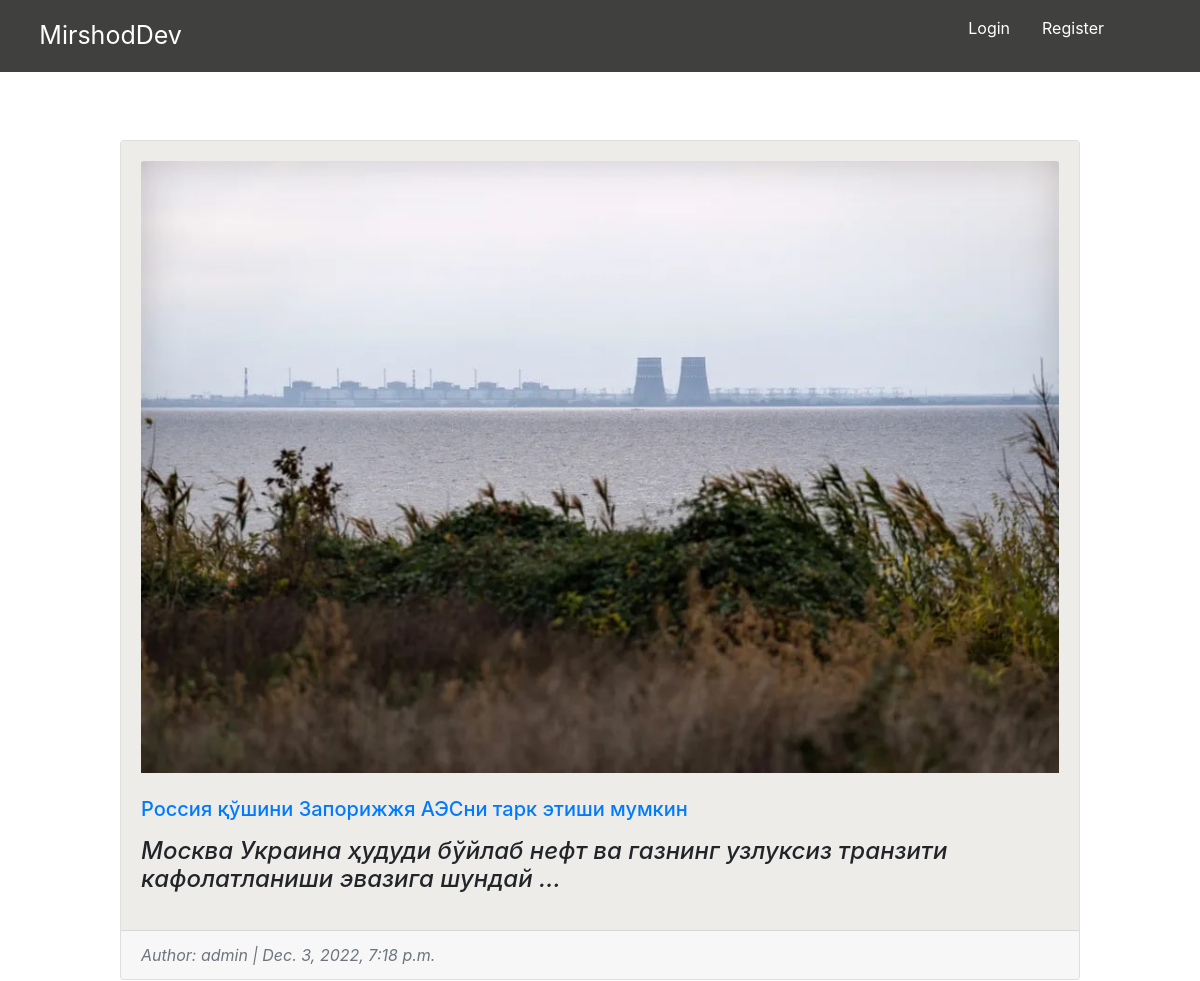
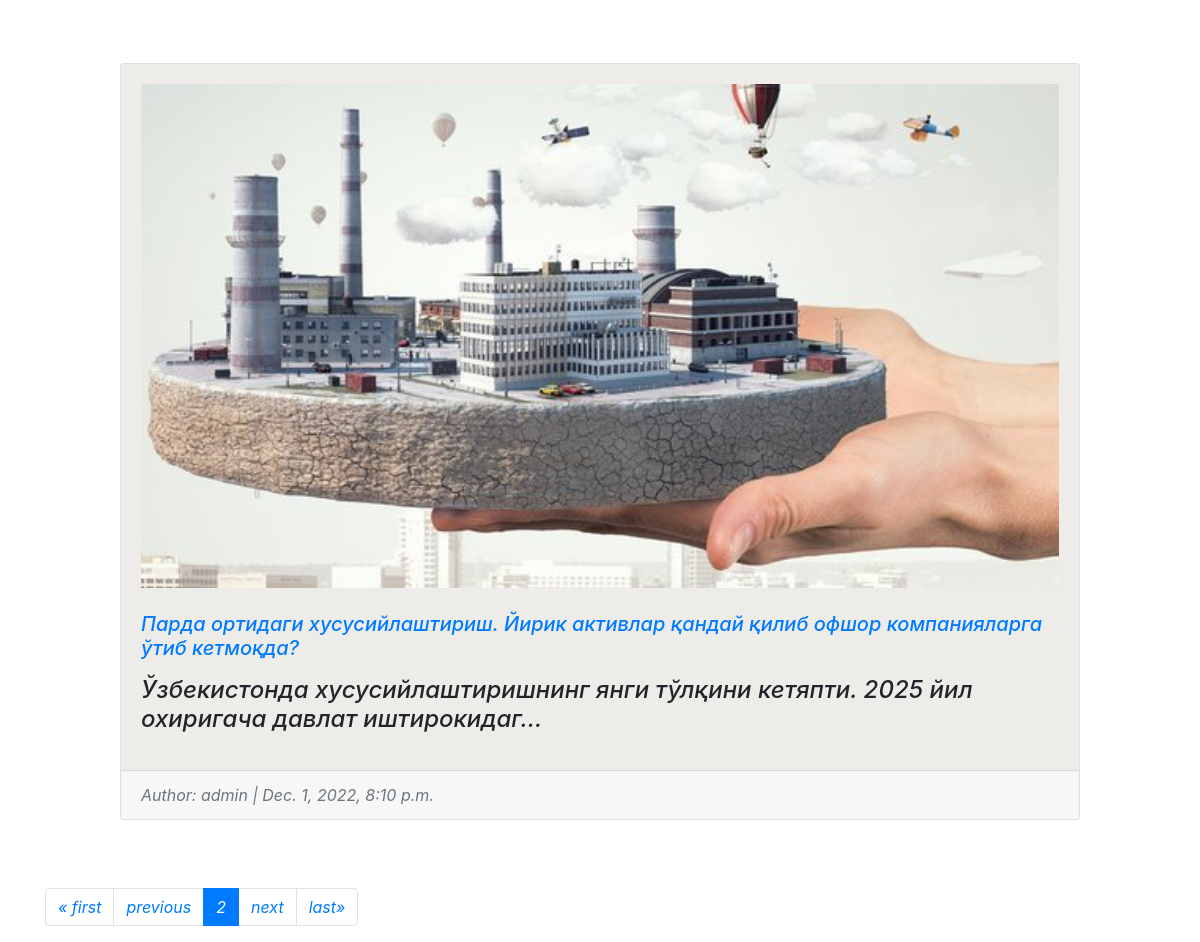
The page /home/?page=2 on the database its author committed (2 pictures, top to bottom).
### blog/models.py (models this page shows, shortened)
class Blog(models.Model):
    class Meta:
        ordering = ['-add_time']
    title = models.CharField(max_length=200)
    text = RichTextField(blank=True, null=True)
    photo = models.ImageField(upload_to='images/', blank=True)
    add_time = models.DateTimeField(auto_now_add=True, null=True)

### members/models.py (models this page shows)
class CustomUser(AbstractUser):
    age = models.IntegerField(blank=True, null=True)

### blog/views.py (the view)
# urls.py: path('home/', views.index, name='home'),
def index(request):
    blog = Blog.objects.all().order_by('-id')
    superuser = CustomUser.objects.get(is_superuser=True)
    page_size = request.GET.get("page_size", 2)
    paginator = Paginator(blog, page_size)
    page_num = request.GET.get("page", 1)
    page_obj = paginator.get_page(page_num)
    context = {'page_obj': page_obj, "superuser":superuser}
    return render(request, 'home.html', context)

### templates/home.html (shortened to what this page needs)
{% extends 'base.html' %}
{% load static %}
{% block content %}
<br>
{% for post in page_obj %}
<br>
<div class="card" style="width: 60rem; margin: 20px auto;" >
  <div class="card-body"  style=" background-color: #eeece8;">
    {% if post.photo %}
    <img class="card-img-top" src="{{ post.photo.url }}" alt="{{ post.title }}">
    <br><br>
    {% endif %}
    <h5 class="card-title"><a href="{% url 'post_detail' post.pk  %}" style="text-decoration: none;">{{ post.title }}</a></h5>
    <p class="card-text">{{ post.text | slice:'100' | safe }}...</p>
  </div>
  <div class="card-footer text-left text-muted">
    <span class="text-muted">Author: {{ superuser.username }} | {{ post.add_time }} </span>
  </div>
</div>
{% endfor%}
<br><br>
<nav>
    <ul class="pagination">
        {% if page_obj.has_previous %}
            <li class="page-item"><a class="page-link" href="?page=1">&laquo; first</a></li>
            <li class="page-item"><a class="page-link" href="?page={{ page_obj.previous_page_number }}">previous</a></li>
        {% endif %}
        <li class="page-item active">
            <a href="#" class="page-link">{{ page_obj.number }}</a>
        </li>
        {% if page_obj.has_next %}
            <li class="page-item"><a class="page-link" href="?page={{ page_obj.next_page_number }}">next</a></li>
            <li class="page-item"><a class="page-link" href="?page={{ page_obj.paginator.num_pages }}">last&raquo;</a></li>
        {% endif %}
    </ul>
</nav>
{% endblock content %}

### rows shown on the page
Blog: photo (picture), title "Россия қўшини Запорижжя АЭСни тарк этиши мумкин", text "Москва Украина ҳудуди бўйлаб нефт ва газнинг узлуксиз транзити кафолатланиши эвазига шундай", add_time "Dec. 3, 2022, 7:18 p.m."
CustomUser: username "admin"
Blog: photo (picture), title "Парда ортидаги хусусийлаштириш. Йирик активлар қандай қилиб офшор компанияларга ўтиб кетмоқда?", text "Ўзбекистонда хусусийлаштиришнинг янги тўлқини кетяпти. 2025 йил охиригача давлат иштирокидаг", add_time "Dec. 1, 2022, 8:10 p.m."

### other values the page prints
{{ page_obj.number }} "2"
